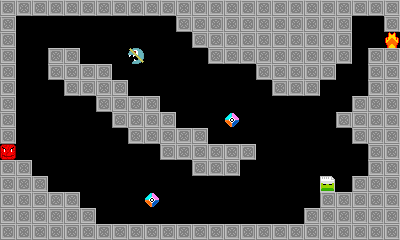

Below is a game level as drawn by its tile map, then a one-line description and the .tmx file that defines it, in full:
An orthogonal 25x15 tile map with 16x16 px tiles, 1 tile layer (Tile Layer 1).

<map version="1.0" orientation="orthogonal" renderorder="right-down" width="25" height="15" tilewidth="16" tileheight="16" nextobjectid="1">
 <tileset firstgid="1" name="base" tilewidth="16" tileheight="16" spacing="1" tilecount="13">
  <image source="../graphics/tile.png" width="221" height="16" />
 </tileset>
 <layer name="Tile Layer 1" width="25" height="15">
  <data>
   <tile gid="1" />
   <tile gid="1" />
   <tile gid="1" />
   <tile gid="1" />
   <tile gid="1" />
   <tile gid="1" />
   <tile gid="1" />
   <tile gid="1" />
   <tile gid="1" />
   <tile gid="1" />
   <tile gid="1" />
   <tile gid="1" />
   <tile gid="1" />
   <tile gid="1" />
   <tile gid="1" />
   <tile gid="1" />
   <tile gid="1" />
   <tile gid="1" />
   <tile gid="1" />
   <tile gid="1" />
   <tile gid="1" />
   <tile gid="1" />
   <tile gid="1" />
   <tile gid="1" />
   <tile gid="1" />
   <tile gid="1" />
   <tile gid="0" />
   <tile gid="0" />
   <tile gid="0" />
   <tile gid="0" />
   <tile gid="0" />
   <tile gid="0" />
   <tile gid="0" />
   <tile gid="0" />
   <tile gid="0" />
   <tile gid="0" />
   <tile gid="1" />
   <tile gid="1" />
   <tile gid="1" />
   <tile gid="1" />
   <tile gid="1" />
   <tile gid="1" />
   <tile gid="1" />
   <tile gid="1" />
   <tile gid="1" />
   <tile gid="1" />
   <tile gid="1" />
   <tile gid="0" />
   <tile gid="0" />
   <tile gid="1" />
   <tile gid="1" />
   <tile gid="0" />
   <tile gid="0" />
   <tile gid="0" />
   <tile gid="0" />
   <tile gid="0" />
   <tile gid="0" />
   <tile gid="0" />
   <tile gid="0" />
   <tile gid="0" />
   <tile gid="0" />
   <tile gid="0" />
   <tile gid="1" />
   <tile gid="1" />
   <tile gid="1" />
   <tile gid="1" />
   <tile gid="1" />
   <tile gid="1" />
   <tile gid="1" />
   <tile gid="1" />
   <tile gid="1" />
   <tile gid="1" />
   <tile gid="0" />
   <tile gid="0" />
   <tile gid="2" />
   <tile gid="1" />
   <tile gid="0" />
   <tile gid="0" />
   <tile gid="1" />
   <tile gid="1" />
   <tile gid="0" />
   <tile gid="0" />
   <tile gid="0" />
   <tile gid="11" />
   <tile gid="0" />
   <tile gid="0" />
   <tile gid="0" />
   <tile gid="0" />
   <tile gid="1" />
   <tile gid="1" />
   <tile gid="1" />
   <tile gid="1" />
   <tile gid="1" />
   <tile gid="1" />
   <tile gid="1" />
   <tile gid="1" />
   <tile gid="1" />
   <tile gid="0" />
   <tile gid="1" />
   <tile gid="1" />
   <tile gid="1" />
   <tile gid="0" />
   <tile gid="0" />
   <tile gid="1" />
   <tile gid="1" />
   <tile gid="1" />
   <tile gid="1" />
   <tile gid="0" />
   <tile gid="0" />
   <tile gid="0" />
   <tile gid="0" />
   <tile gid="0" />
   <tile gid="0" />
   <tile gid="0" />
   <tile gid="0" />
   <tile gid="0" />
   <tile gid="1" />
   <tile gid="1" />
   <tile gid="1" />
   <tile gid="1" />
   <tile gid="1" />
   <tile gid="0" />
   <tile gid="0" />
   <tile gid="1" />
   <tile gid="1" />
   <tile gid="1" />
   <tile gid="0" />
   <tile gid="0" />
   <tile gid="0" />
   <tile gid="1" />
   <tile gid="1" />
   <tile gid="1" />
   <tile gid="1" />
   <tile gid="0" />
   <tile gid="0" />
   <tile gid="0" />
   <tile gid="0" />
   <tile gid="0" />
   <tile gid="0" />
   <tile gid="0" />
   <tile gid="0" />
   <tile gid="0" />
   <tile gid="1" />
   <tile gid="1" />
   <tile gid="1" />
   <tile gid="0" />
   <tile gid="0" />
   <tile gid="0" />
   <tile gid="1" />
   <tile gid="1" />
   <tile gid="1" />
   <tile gid="0" />
   <tile gid="0" />
   <tile gid="0" />
   <tile gid="0" />
   <tile gid="0" />
   <tile gid="1" />
   <tile gid="1" />
   <tile gid="1" />
   <tile gid="1" />
   <tile gid="0" />
   <tile gid="0" />
   <tile gid="0" />
   <tile gid="0" />
   <tile gid="0" />
   <tile gid="0" />
   <tile gid="0" />
   <tile gid="0" />
   <tile gid="0" />
   <tile gid="0" />
   <tile gid="0" />
   <tile gid="0" />
   <tile gid="1" />
   <tile gid="1" />
   <tile gid="1" />
   <tile gid="1" />
   <tile gid="0" />
   <tile gid="0" />
   <tile gid="0" />
   <tile gid="0" />
   <tile gid="0" />
   <tile gid="0" />
   <tile gid="1" />
   <tile gid="1" />
   <tile gid="1" />
   <tile gid="1" />
   <tile gid="0" />
   <tile gid="0" />
   <tile gid="0" />
   <tile gid="10" />
   <tile gid="0" />
   <tile gid="0" />
   <tile gid="0" />
   <tile gid="0" />
   <tile gid="0" />
   <tile gid="0" />
   <tile gid="1" />
   <tile gid="1" />
   <tile gid="1" />
   <tile gid="1" />
   <tile gid="1" />
   <tile gid="0" />
   <tile gid="0" />
   <tile gid="0" />
   <tile gid="0" />
   <tile gid="0" />
   <tile gid="0" />
   <tile gid="0" />
   <tile gid="1" />
   <tile gid="1" />
   <tile gid="1" />
   <tile gid="1" />
   <tile gid="1" />
   <tile gid="0" />
   <tile gid="0" />
   <tile gid="0" />
   <tile gid="0" />
   <tile gid="0" />
   <tile gid="0" />
   <tile gid="0" />
   <tile gid="0" />
   <tile gid="0" />
   <tile gid="1" />
   <tile gid="1" />
   <tile gid="1" />
   <tile gid="3" />
   <tile gid="0" />
   <tile gid="0" />
   <tile gid="0" />
   <tile gid="0" />
   <tile gid="0" />
   <tile gid="0" />
   <tile gid="0" />
   <tile gid="0" />
   <tile gid="0" />
   <tile gid="1" />
   <tile gid="1" />
   <tile gid="1" />
   <tile gid="1" />
   <tile gid="1" />
   <tile gid="1" />
   <tile gid="0" />
   <tile gid="0" />
   <tile gid="0" />
   <tile gid="0" />
   <tile gid="0" />
   <tile gid="0" />
   <tile gid="0" />
   <tile gid="1" />
   <tile gid="1" />
   <tile gid="1" />
   <tile gid="1" />
   <tile gid="0" />
   <tile gid="0" />
   <tile gid="0" />
   <tile gid="0" />
   <tile gid="0" />
   <tile gid="0" />
   <tile gid="0" />
   <tile gid="0" />
   <tile gid="0" />
   <tile gid="0" />
   <tile gid="1" />
   <tile gid="1" />
   <tile gid="1" />
   <tile gid="0" />
   <tile gid="0" />
   <tile gid="0" />
   <tile gid="0" />
   <tile gid="0" />
   <tile gid="0" />
   <tile gid="0" />
   <tile gid="0" />
   <tile gid="1" />
   <tile gid="1" />
   <tile gid="1" />
   <tile gid="1" />
   <tile gid="1" />
   <tile gid="0" />
   <tile gid="0" />
   <tile gid="0" />
   <tile gid="0" />
   <tile gid="0" />
   <tile gid="0" />
   <tile gid="0" />
   <tile gid="0" />
   <tile gid="0" />
   <tile gid="0" />
   <tile gid="0" />
   <tile gid="0" />
   <tile gid="0" />
   <tile gid="0" />
   <tile gid="0" />
   <tile gid="0" />
   <tile gid="0" />
   <tile gid="12" />
   <tile gid="0" />
   <tile gid="1" />
   <tile gid="1" />
   <tile gid="1" />
   <tile gid="1" />
   <tile gid="1" />
   <tile gid="1" />
   <tile gid="1" />
   <tile gid="1" />
   <tile gid="0" />
   <tile gid="0" />
   <tile gid="0" />
   <tile gid="0" />
   <tile gid="10" />
   <tile gid="0" />
   <tile gid="0" />
   <tile gid="0" />
   <tile gid="0" />
   <tile gid="0" />
   <tile gid="0" />
   <tile gid="0" />
   <tile gid="0" />
   <tile gid="0" />
   <tile gid="0" />
   <tile gid="1" />
   <tile gid="1" />
   <tile gid="1" />
   <tile gid="1" />
   <tile gid="1" />
   <tile gid="1" />
   <tile gid="1" />
   <tile gid="1" />
   <tile gid="1" />
   <tile gid="1" />
   <tile gid="1" />
   <tile gid="0" />
   <tile gid="0" />
   <tile gid="0" />
   <tile gid="0" />
   <tile gid="0" />
   <tile gid="0" />
   <tile gid="0" />
   <tile gid="0" />
   <tile gid="0" />
   <tile gid="0" />
   <tile gid="0" />
   <tile gid="0" />
   <tile gid="0" />
   <tile gid="1" />
   <tile gid="1" />
   <tile gid="1" />
   <tile gid="1" />
   <tile gid="1" />
   <tile gid="1" />
   <tile gid="1" />
   <tile gid="1" />
   <tile gid="1" />
   <tile gid="1" />
   <tile gid="1" />
   <tile gid="1" />
   <tile gid="1" />
   <tile gid="1" />
   <tile gid="1" />
   <tile gid="1" />
   <tile gid="1" />
   <tile gid="1" />
   <tile gid="1" />
   <tile gid="1" />
   <tile gid="1" />
   <tile gid="1" />
   <tile gid="1" />
   <tile gid="1" />
   <tile gid="1" />
   <tile gid="1" />
   <tile gid="1" />
   <tile gid="1" />
   <tile gid="1" />
   <tile gid="1" />
   <tile gid="1" />
  </data>
 </layer>
</map>
